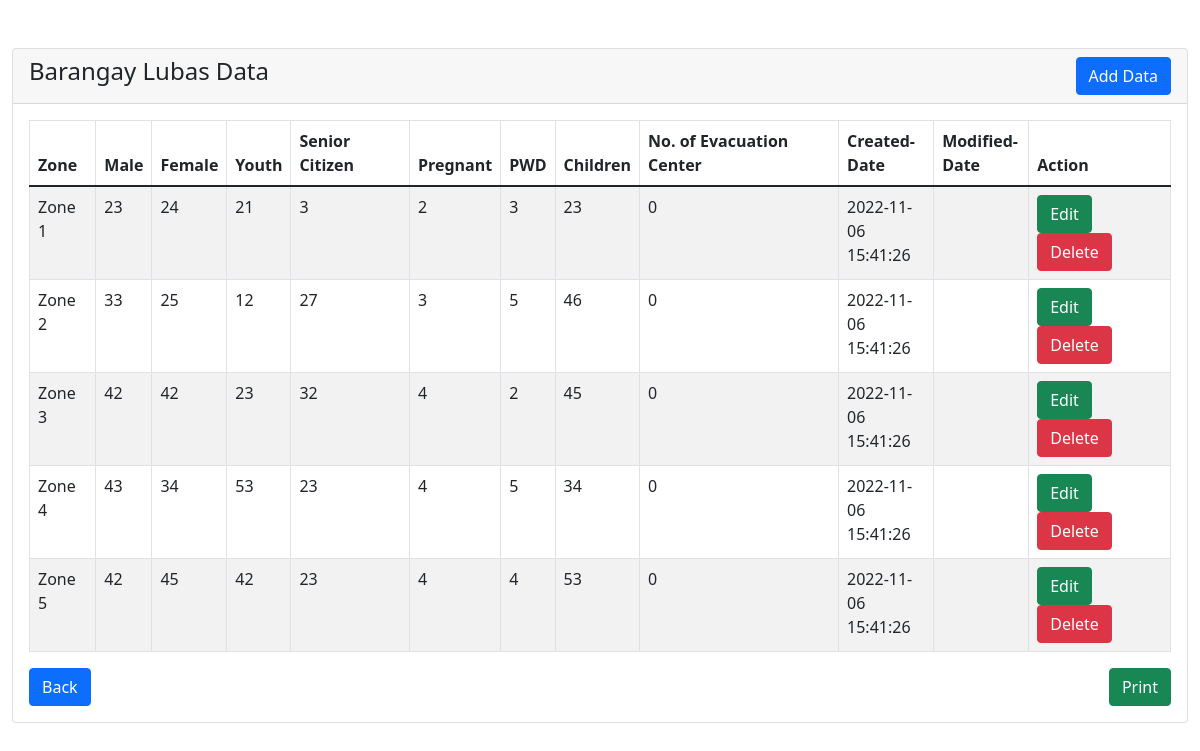
/admin/barangay-statistics/lubas/lubas-tbl.php (signed in), run on the app's committed database.
### tables this page shows
CREATE TABLE `barangay_data` (
  `id` int(10) NOT NULL,
  `barangay_name` varchar(50) NOT NULL,
  `zone` varchar(15) NOT NULL,
  `male` int(11) NOT NULL,
  `female` int(11) NOT NULL,
  `youth` int(11) NOT NULL,
  `senior_citizen` int(11) NOT NULL,
  `pregnant` int(11) NOT NULL,
  `pwd` int(11) NOT NULL,
  `children` int(11) NOT NULL,
  `no_evacuations` int(11) NOT NULL,
  `created_date` timestamp NULL DEFAULT current_timestamp(),
  `modified_date` timestamp NULL DEFAULT NULL ON UPDATE current_timestamp()
);

### admin/barangay-statistics/lubas/lubas-tbl.php (the view, shortened to what this page needs)
<?php
require '../../dbconfig.php';
?>
<!doctype html>
<html lang="en">
  <head>
    <link rel="stylesheet" type="text/css" href="../style-print.css" media="print" >
    <link href="https://cdn.jsdelivr.net/npm/bootstrap@5.1.3/dist/css/bootstrap.min.css" rel="stylesheet">
</head>
<body>
    <div class="container-fluid mt-5">
        <div class="row">
            <div class="col-md-12">
                <div class="card">
                    <div class="card-header">
                        <h4>Barangay Lubas Data
                            <a href="add-data.php" class="btn btn-primary float-end" id="print-btn">Add Data</a>
                        </h4>
                    </div>
                    <div class="card-body">
                        <table class="table table-bordered table-striped">
                            <thead>
                                <tr>
                                    <th>Zone</th>
                                    <th>Male</th>
                                    <th>Female</th>
                                    <th>Youth</th>
                                    <th>Senior Citizen</th>
                                    <th>Pregnant</th>
                                    <th>PWD</th>
                                    <th>Children</th>
                                    <th>No. of Evacuation Center</th>
                                    <th id="print-btn">Created-Date</th>
                                    <th id="print-btn">Modified-Date</th>
                                    <th id="print-btn">Action</th>
                                </tr>
                            </thead>
                            <tbody>
                                <?php
                                    $query = "SELECT * FROM barangay_data WHERE barangay_name='Lubas'";
                                    $query_run = mysqli_query($con, $query);
                                    if(mysqli_num_rows($query_run) > 0)
                                    {
                                        foreach($query_run as $lubas)
                                        {
                                            ?>
                                            <tr>
                                                <td><?= $lubas['zone']; ?></td>
                                                <td><?= $lubas['male']; ?></td>
                                                <td><?= $lubas['female']; ?></td>
                                                <td><?= $lubas['youth']; ?></td>
                                                <td><?= $lubas['senior_citizen']; ?></td>
                                                <td><?= $lubas['pregnant']; ?></td>
                                                <td><?= $lubas['pwd']; ?></td>
                                                <td><?= $lubas['children']; ?></td>
                                                <td><?= $lubas['no_evacuations']; ?></td>
                                                <td id="print-btn" class="col-md-1"><?= $lubas['created_date']; ?></td>
                                                <td id="print-btn" class="col-md-1"><?= $lubas['modified_date']; ?></td>
                                                <td id="print-btn"  class="col-md-1.1">
                                                    <a href="edit-data.php?id=<?= $lubas['id']; ?>" class="btn btn-success btn">Edit</a>
                                                    <button type="button" class="btn btn-danger btn deletebtn">Delete</button>
                                                </td>
                                            </tr>
                                            <?php
                                        }
                                    }
                                    else
                                    {
                                        echo "<h5> No Record Found </h5>";
                                    }
                                ?>
                            </tbody>
                        </table>
                        <a href="../barangay-statistics.php" class="btn btn-primary float-start" id="print-btn">Back</a>
                        <button onclick="window.print()" class="btn btn-success float-end" id="print-btn">  Print  </button>
                    </div>
                </div>
            </div>
        </div>
    </div>
</body>
</html>

### admin/barangay-statistics/style-print.css (style rules this page uses)
#print-btn { display: none; visibility: none; }

### data on the page
barangay_data: zone "Zone 1", male "23", female "24", youth "21", senior_citizen "3", pregnant "2", pwd "3", children "23", no_evacuations "0", created_date "2022-11-06 15:41:26"
barangay_data: zone "Zone 2", male "33", female "25", youth "12", senior_citizen "27", pregnant "3", pwd "5", children "46", no_evacuations "0", created_date "2022-11-06 15:41:26"
barangay_data: zone "Zone 3", male "42", female "42", youth "23", senior_citizen "32", pregnant "4", pwd "2", children "45", no_evacuations "0", created_date "2022-11-06 15:41:26"
barangay_data: zone "Zone 4", male "43", female "34", youth "53", senior_citizen "23", pregnant "4", pwd "5", children "34", no_evacuations "0", created_date "2022-11-06 15:41:26"
barangay_data: zone "Zone 5", male "42", female "45", youth "42", senior_citizen "23", pregnant "4", pwd "4", children "53", no_evacuations "0", created_date "2022-11-06 15:41:26"
